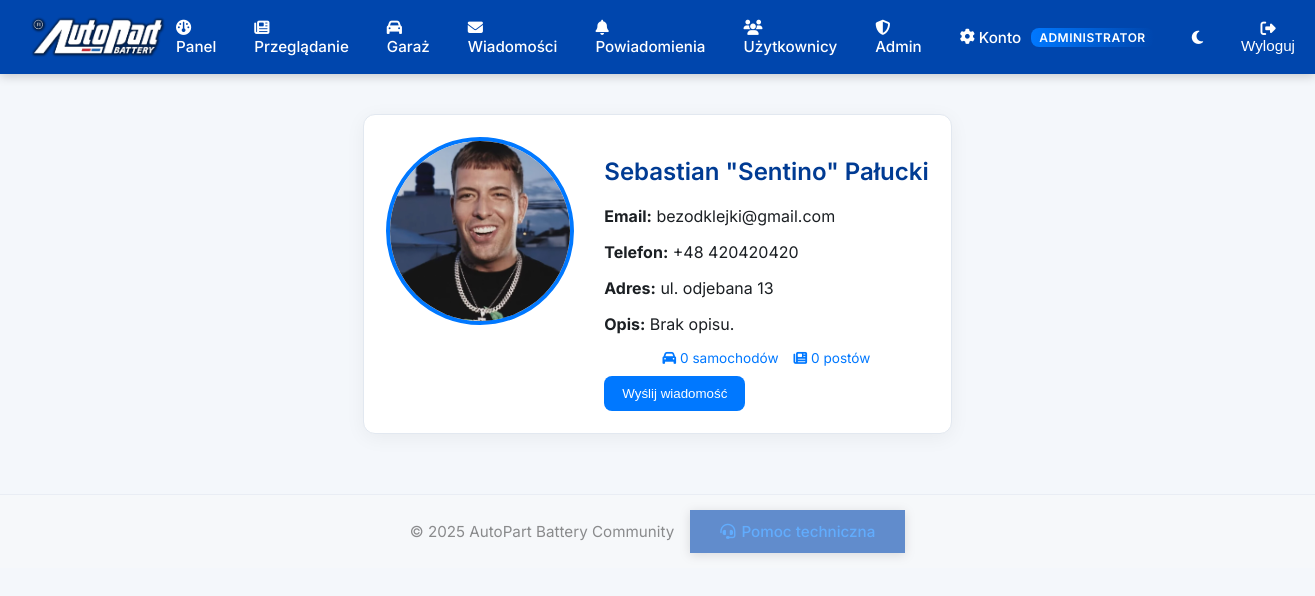
The app's page /profile.php?id=16 (signed in) with its own data.
### tables this page shows
CREATE TABLE `users` (
  `id` int(11) NOT NULL,
  `first_name` varchar(100) NOT NULL,
  `last_name` varchar(100) NOT NULL,
  `email` varchar(150) NOT NULL,
  `country_code` varchar(10) DEFAULT '+48',
  `phone` varchar(20) DEFAULT NULL,
  `address` varchar(255) DEFAULT NULL,
  `password` varchar(255) NOT NULL,
  `reset_token` varchar(255) DEFAULT NULL,
  `reset_expires` datetime DEFAULT NULL,
  `last_password_change` datetime DEFAULT NULL,
  `avatar` varchar(255) DEFAULT 'default-avatar.png',
  `bio` text DEFAULT NULL,
  `created_at` datetime DEFAULT current_timestamp(),
  `last_login` datetime DEFAULT NULL,
  `session_token` varchar(255) DEFAULT NULL,
  `role` enum('user','admin') DEFAULT 'user'
);

### config.php (called while the page is built, shortened)
<?php
function require_login($db) {
    $email = $_SESSION['user_email'];
    $stmt = $db->prepare("SELECT * FROM users WHERE email = ?");
    $stmt->execute([$email]);
    $user = $stmt->fetch(PDO::FETCH_ASSOC);
    return $user;
}
?>

### profile.php (the view, shortened to what this page needs)
<?php
require 'config.php';
$user = require_login($db);
include 'includes/header.php';
$profile_id = (int)($_GET['id'] ?? 0);
$stmt = $db->prepare("
  SELECT u.*,
    COUNT(DISTINCT c.id) AS cars_count,
    COUNT(DISTINCT p.id) AS posts_count
  FROM users u
  LEFT JOIN cars c ON c.user_id = u.id
  LEFT JOIN posts p ON p.user_id = u.id
  WHERE u.id = ?
  GROUP BY u.id
");
$stmt->execute([$profile_id]);
$profile = $stmt->fetch(PDO::FETCH_ASSOC);
?>
<section class="profile-page">
  <div class="profile-header card">
    <img src="<?= htmlspecialchars($profile['avatar'] ?: 'default-avatar.png') ?>" class="avatar-large" alt="Avatar">
    <div>
      <h2><?= htmlspecialchars($profile['first_name'].' '.$profile['last_name']) ?></h2>
      <p><strong>Email:</strong> <?= htmlspecialchars($profile['email']) ?></p>
      <p><strong>Telefon:</strong> <?= htmlspecialchars($profile['country_code'].' '.$profile['phone']) ?></p>
      <p><strong>Adres:</strong> <?= htmlspecialchars($profile['address']) ?></p>
      <p><strong>Opis:</strong> <?= $profile['bio'] ? htmlspecialchars($profile['bio']) : 'Brak opisu.' ?></p>
      <div class="user-stats">
        <span><i class="fa-solid fa-car"></i> <?= $profile['cars_count'] ?> samochodów</span>
        <span><i class="fa-solid fa-newspaper"></i> <?= $profile['posts_count'] ?> postów</span>
      </div>
      <?php if ($profile['id'] !== $user['id']): ?>
        <form action="messages.php" method="get">
          <button type="submit" class="btn-small">Wyślij wiadomość</button>
        </form>
      <?php endif; ?>
    </div>
  </div>
</section>
<?php include 'includes/footer.php'; ?>

### assets/style.css (style rules this page uses)
:root { --primary: #0046ad; --primary-dark: #003b93; --accent: #0078ff; --bg-light: #f4f7fb; --bg-dark: #0c1117; --card-light: #ffffff; --card-dark: #161b22; --text-light: #1b1f23; --text-dark: #e6edf3; --border-light: #e2e8f0; --border-dark: #2c2f33; --radius: 12px; --shadow: 0 4px 20px rgba(0,0,0,0.05); }
body { font-family: 'Inter', sans-serif; background: var(--bg-light); color: var(--text-light); margin: 0; transition: background 0.3s, color 0.3s; }
h1, h2, h3 { font-weight: 600; color: var(--primary-dark); }
.card { background: var(--card-light); border: 1px solid var(--border-light); border-radius: var(--radius); padding: 22px; box-shadow: var(--shadow); margin-bottom: 20px; transition: all 0.3s ease; }
button, .btn, .btn-small { display: inline-block; background: var(--accent); border: none; color: white; font-weight: 500; border-radius: 8px; padding: 10px 18px; cursor: pointer; text-decoration: none; text-align: center; transition: background 0.2s, transform 0.1s; }
.user-stats { display: flex; justify-content: center; gap: 15px; margin: 10px 0; font-size: 0.85rem; color: var(--accent); }
.profile-page { display: flex; justify-content: center; align-items: center; flex-direction: column; }
.profile-header { display: flex; gap: 30px; align-items: flex-start; flex-wrap: wrap; }
.avatar-large { width: 140px; height: 140px; border-radius: 50%; object-fit: cover; border: 4px solid var(--accent); }
.avatar-large { width: 180px; height: 180px; border-radius: 50%; object-fit: cover; margin-bottom: 15px; border: 4px solid var(--accent); }

### records on screen
users: avatar (picture), first_name+last_name "Sebastian \"Sentino\" Pałucki", email "bezodklejki@gmail.com", country_code+phone "+48 420420420", address "ul. odjebana 13"

### other values on screen
$profile['cars_count'] "0"
$profile['posts_count'] "0"
